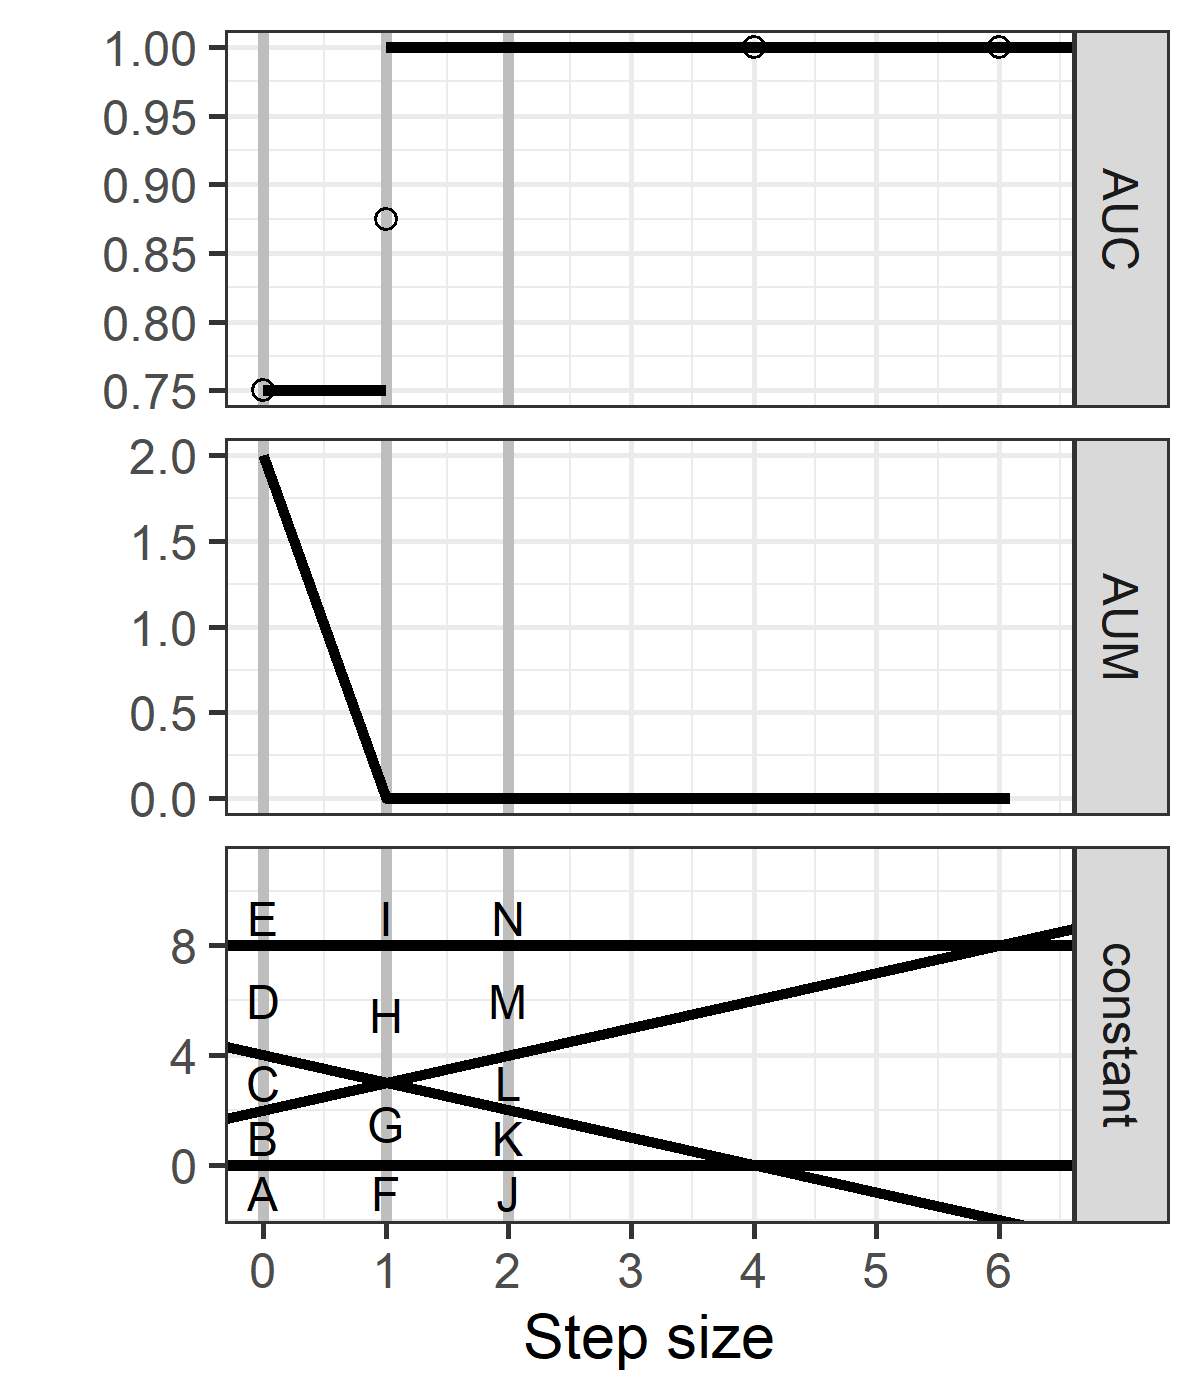

The script that saved this image:
source("packages.R")
label.vec <- c(0,0,1,1)
pred.vec <- c(-7,-2,0,-4)
(bin.diffs <- aum::aum_diffs_binary(label.vec, denominator = "rate"))
bin.line.search <- aum::aum_line_search(bin.diffs, pred.vec=pred.vec)
if(requireNamespace("ggplot2"))plot(bin.line.search)

roc.df <- WeightedROC::WeightedROC(pred.vec, label.vec)
ggplot()+
  geom_path(aes(
    FPR, TPR),
    data=roc.df)+
  geom_point(aes(
    FPR, TPR),
    data=roc.df)

step.dt <- data.table(step.size=c(0,2,4))
pred.dt <- step.dt[, .(
  pred=pred.vec-step.size*bin.line.search$gradient
), by=step.size]
roc.dt <- pred.dt[
, WeightedROC::WeightedROC(pred, label.vec), by=step.size
][
  order(step.size,-threshold)
][, `:=`(
  FNR = 1-TPR,
  const = -threshold,
  letter = LETTERS[1:.N]
)][
, `Min(FPR,FNR)` := pmin(FPR,FNR)
][
, max.const := c(const[-1],Inf)
, by=step.size
][
, letter.const := ifelse(const== -Inf, max.const-1, ifelse(
  max.const==Inf, const+1, (const+max.const)/2))
][]
roc.segs <- roc.dt[, .(
  next.FPR=FPR[-1], FPR=FPR[-.N],
  next.TPR=TPR[-1], TPR=TPR[-.N],
  seg.i=seq(1,.N-1)
), by=step.size
][
, updated := ifelse(seg.i %in% c(1,.N), "no","yes")
, by=step.size][]
poly.dt <- roc.segs[updated=="yes", .(
  FPR=c(FPR,FPR,next.FPR,next.FPR),
  TPR=c(0,TPR,next.TPR,0)
), by=.(step.size,seg.i)]
gg <- ggplot()+
  theme_bw()+
  geom_polygon(aes(
    FPR, TPR, group=seg.i),
    fill="grey",
    data=poly.dt)+
  ## geom_path(aes(
  ##   FPR, TPR),
  ##   data=roc.dt)+
  geom_segment(aes(
    FPR, TPR,
    xend=next.FPR, yend=next.TPR,
    color=updated),
    size=1,
    data=roc.segs)+
  scale_color_manual(
    values=c(no="black",yes="orange"))+
  geom_point(aes(
    FPR, TPR),
    data=roc.dt)+
  geom_text(aes(
    FPR, TPR, label=letter),
    hjust=1.2,
    vjust=-0.2,
    data=roc.dt)+
  coord_equal()+
  facet_grid(. ~ step.size, labeller=label_both)+
  scale_x_continuous(
    "False Positive Rate (FPR)",
    limits=c(-0.2,1.2),
    breaks=seq(0,1,by=0.5))+
  scale_y_continuous(
    "True Positive Rate\n(TPR = 1-FNR)",
    limits=c(-0.2,1.2),
    breaks=seq(0,1,by=0.5))
png("figure-line-search-example-binary-roc.png", 4.5, 1.7, units="in", res=400)
print(gg)
dev.off()

err.sizes <- c(
  "Min(FPR,FNR)"=1,
  FPR=3,
  FNR=2)
err.colors <- c(
  "Min(FPR,FNR)"="black",
  FPR="red",
  FNR="deepskyblue")
roc.long <- melt(
  roc.dt,
  measure=c("FNR","FPR","Min(FPR,FNR)")
)
seg <- function(x,xend,y,step.size){
  data.table(x,xend,y,step.size)
}
seg.dt <- rbind(
  seg(2,3,0.9,0),
  seg(3,4,0.9,2),
  seg(4,5,0.9,4),
  seg(4,3,0.8,0),
  seg(3,2,0.8,2),
  seg(2,1,0.8,4))
gg <- ggplot()+
  theme_bw()+
  scale_size_manual(
    "Error type",
    values=err.sizes)+
  scale_color_manual(
    "Error type",
    values=err.colors)+
  geom_rect(aes(
    xmin=const, xmax=max.const,
    ymin=0, ymax=`Min(FPR,FNR)`),
    fill="grey80",
    data=roc.dt)+
  geom_vline(aes(
    xintercept=const),
    color="grey",
    size=1,
    data=roc.dt[is.finite(const)])+
  geom_segment(aes(
    const, value,
    xend=max.const, yend=value,
    color=variable,
    size=variable),
    data=roc.long)+
  facet_grid(. ~ step.size, labeller=label_both)+
  geom_text(aes(
    letter.const,
    0.25,
    label=letter),
    size=3,
    data=roc.dt)+
  scale_x_continuous(
    "Constant added to predicted values",
    breaks=seq(-10,10,by=2),
    limits=c(-1.4,9.4))+
  scale_y_continuous("")+
  geom_segment(aes(
    x, y,
    xend=xend, yend=y),
    size=0.5,
    color="grey50",
    arrow=grid::arrow(length=grid::unit(0.1,"cm"),type="open"),
    data=seg.dt)
png("figure-line-search-example-binary-error.png", 4.5, 1.5, units="in", res=400)
print(gg)
dev.off()

aum.df <- data.frame(panel="AUM", bin.line.search$line_search_result)
last <- bin.line.search$line_search_result[.N]
step.after <- last$step*1.05
step.diff <- step.after-last$step
last.seg <- data.table(
  panel="AUM",
  last,
  step.after, 
  aum.after=last[, step.diff*aum.slope.after+aum])
auc.segs <- bin.line.search$line_search_result[, data.table(
  panel="AUC", 
  min.step.size=step.size,
  max.step.size=c(step.size[-1],Inf),
  auc=auc.after)]
all.points <- suppressWarnings(melt(
  bin.line.search$line_search_result[, AUC := auc],
  measure.vars=c("AUC"),
  variable.name="panel"))
Constant <- "Constant added\nto pred. values"
abline.df <- data.frame(panel=Constant, bin.line.search$line_search_input)
gg <- ggplot2::ggplot()+
  ggplot2::theme_bw()+
  ggplot2::geom_vline(ggplot2::aes(
    xintercept=step.size),
    color="grey",
    size=1,
    data=step.dt)+
  ggplot2::geom_line(ggplot2::aes(
    step.size, aum),
    size=1,
    data=aum.df)+
  ggplot2::geom_segment(ggplot2::aes(
    min.step.size, auc,
    xend=max.step.size, yend=auc),
    size=1,
    data=auc.segs)+
  ggplot2::geom_segment(ggplot2::aes(
    step.size, aum,
    xend=step.after, yend=aum.after),
    linetype="dotted",
    size=1,
    data=last.seg)+
  ggplot2::geom_point(ggplot2::aes(
    step.size, value),
    shape=1,
    data=all.points)+
  ggplot2::facet_grid(panel ~ ., scales="free")+
  ggplot2::geom_abline(ggplot2::aes(
    slope=slope, intercept=intercept),
    size=1,
    data=abline.df)+
  geom_text(aes(
    step.size, letter.const, label=letter),
    size=3,
    data=data.table(panel=Constant,roc.dt))+
  geom_blank(aes(
    0, y),
    data=data.table(y=c(-1.5,8.2),panel=Constant))+
  ggplot2::scale_y_continuous("")+
  ggplot2::scale_x_continuous(
    "Step size",
    breaks=seq(0,10))
png("figure-line-search-example-binary.png", 3, 3.5, units="in", res=400)
print(gg)
dev.off()


if(FALSE){
  N <- 100
  set.seed(2)
  (bin.diffs <- aum::aum_diffs_binary(round(runif(N))))
  bin.line.search <- aum::aum_line_search(
    bin.diffs, pred.vec=rnorm(N), maxIterations=N*N)
  if(requireNamespace("ggplot2"))plot(bin.line.search)
  bin.line.search$line_search_result$aum.slope.after
  ## check slope not increasing => convex.
}
